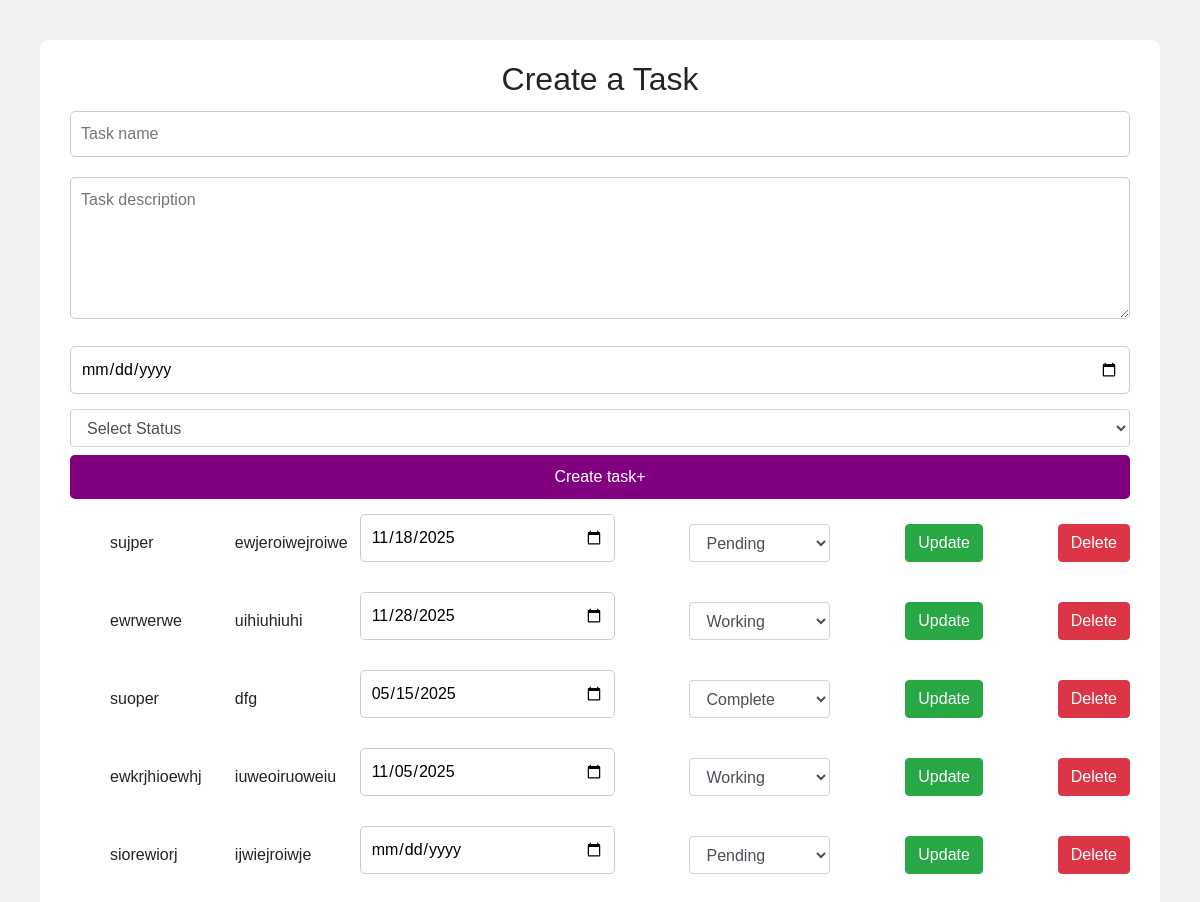
The page / on the database its author committed.
### crud/models.py (models this page shows)
class Task(models.Model):
    id = models.AutoField(primary_key=True)
    task_name = models.CharField(max_length=100)
    task_description = models.TextField()
    status = models.CharField(max_length=12)
    due_date = models.DateField(blank=True,null=True)
    class Meta:
        db_table = 'task'

### crud/views.py (the view)
# urls.py: path('',index)
def index(request):
    result = list_task(request)
    task_list = result.data['data']
    return render(request,'index.html',{"data":task_list})

### crud/views.py (called while the page is built)
@api_view(['GET'])
def list_task(request):
    with connection.cursor() as cursor:
        cursor.execute("SELECT * from task;")
        raw = cursor.fetchall()
        columns = [col[0] for col in cursor.description]
        data = [dict(zip(columns, row)) for row in raw]
    return Response({"status":"OK","message":"Fetched Successfully","data":data})

### templates/index.html (shortened to what this page needs)
<!DOCTYPE html>
<html lang="en">
<head>
    <link rel="stylesheet" href="https://cdn.jsdelivr.net/npm/bootstrap@4.6.2/dist/css/bootstrap.min.css">
</head>
<body>
<div class="container">
    <h2 style="text-align: center;">Create a Task</h2>
    <form onsubmit="return createtask(event)">
        <input type="text" id="task_name"  placeholder="Task name" required>
        <textarea id="task_description"  rows="5" placeholder="Task description" required></textarea>
        <input type="date" required id="due_date">
        <select id="status" required class="form-control w-100 mb-2">
                <option value="">Select Status</option>
        </select>
        <button id="create_button">Create task+</button>
    </form>
            <ul id="task_list">
            {% for task in data %}
            <li id="{{task.id}}">
                <span contenteditable="true" id="{{task.id}}_name">{{task.task_name}}</span>
                <span contenteditable="true" id="{{task.id}}_description">{{task.task_description}}</span>
                <input type="date" id="{{task.id}}_due_date" value="{{ task.due_date|date:'Y-m-d' }}">
                <select id="{{task.id}}_status" class="form-control" style="width:auto;">
                    <option value="pending" {% if task.status == "pending" %}selected{% endif %}>Pending</option>
                    <option value="working" {% if task.status == "working" %}selected{% endif %}>Working</option>
                    <option value="complete" {% if task.status == "complete" %}selected{% endif %}>Complete</option>
                </select>
                <button class="btn btn-success" onClick="updatetask('{{task.id}}')">Update</button>
                <button class="btn btn-danger"  onClick="deletetask('{{task.id}}')">Delete</button>
            </li>
            {% endfor %}
        </ul>
</div>
</body>
</html>

### templates/index.html (style rules this page uses)
body { font-family: Arial, sans-serif; background: #f2f2f2; padding: 40px; }
#task_list li input { width:25% !important; }
#task_list span { width:50px; white-space: nowrap; text-overflow: ellipsis; }
ul li { display:flex; padding-top:10px; align-items: center; justify-content: space-between; }
.container { background: #fff; padding: 20px 30px; max-width: 1200px; margin: auto; border-radius: 8px; }
input, textarea { padding: 10px; margin-top: 5px; width:100%; margin-bottom: 15px; border: 1px solid #ccc; border-radius: 5px; }
#create_button { background: purple; color: white; padding: 10px 15px; border: none; width:100%; text-align: center; justify-content: center; border-radius: 5px; cursor: pointer; }

### rows shown on the page
Task: task_name "sujper", task_description "ewjeroiwejroiwe", due_date "11/18/2025"
Task: task_name "ewrwerwe", task_description "uihiuhiuhi", due_date "11/28/2025"
Task: task_name "suoper", task_description "dfg", due_date "05/15/2025"
Task: task_name "ewkrjhioewhj", task_description "iuweoiruoweiu", due_date "11/05/2025"
Task: task_name "siorewiorj", task_description "ijwiejroiwje"
